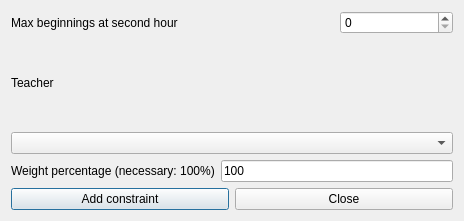
<?xml version="1.0" encoding="UTF-8"?>
<ui version="4.0">
 <class>AddConstraintTeacherMorningsEarlyMaxBeginningsAtSecondHourForm_template</class>
 <widget class="QDialog" name="AddConstraintTeacherMorningsEarlyMaxBeginningsAtSecondHourForm_template">
  <property name="geometry">
   <rect>
    <x>0</x>
    <y>0</y>
    <width>464</width>
    <height>221</height>
   </rect>
  </property>
  <property name="windowTitle">
   <string extracomment="This is the title of the dialog to add a new constraint of this type">Add teacher mornings early max beginnings at second hour</string>
  </property>
  <layout class="QGridLayout" name="gridLayout">
   <item row="0" column="0" colspan="2">
    <widget class="QLabel" name="maxBeginningsTextLabel">
     <property name="frameShape">
      <enum>QFrame::NoFrame</enum>
     </property>
     <property name="frameShadow">
      <enum>QFrame::Plain</enum>
     </property>
     <property name="text">
      <string>Max beginnings at second hour</string>
     </property>
     <property name="wordWrap">
      <bool>false</bool>
     </property>
    </widget>
   </item>
   <item row="3" column="0">
    <widget class="QLabel" name="weightTextLabel">
     <property name="frameShape">
      <enum>QFrame::NoFrame</enum>
     </property>
     <property name="frameShadow">
      <enum>QFrame::Plain</enum>
     </property>
     <property name="text">
      <string>Weight percentage (necessary: 100%)</string>
     </property>
     <property name="wordWrap">
      <bool>false</bool>
     </property>
    </widget>
   </item>
   <item row="4" column="0" colspan="3">
    <layout class="QHBoxLayout">
     <item>
      <widget class="QPushButton" name="addConstraintPushButton">
       <property name="text">
        <string>Add constraint</string>
       </property>
      </widget>
     </item>
     <item>
      <widget class="QPushButton" name="closePushButton">
       <property name="text">
        <string>Close</string>
       </property>
      </widget>
     </item>
    </layout>
   </item>
   <item row="0" column="2">
    <widget class="QSpinBox" name="maxBeginningsSpinBox"/>
   </item>
   <item row="2" column="0" colspan="3">
    <widget class="QComboBox" name="teachersComboBox">
     <property name="editable">
      <bool>false</bool>
     </property>
     <property name="insertPolicy">
      <enum>QComboBox::NoInsert</enum>
     </property>
     <property name="duplicatesEnabled">
      <bool>false</bool>
     </property>
    </widget>
   </item>
   <item row="3" column="1" colspan="2">
    <widget class="QLineEdit" name="weightLineEdit">
     <property name="text">
      <string notr="true">100</string>
     </property>
    </widget>
   </item>
   <item row="1" column="0" colspan="3">
    <widget class="QLabel" name="teacherTextLabel">
     <property name="frameShape">
      <enum>QFrame::NoFrame</enum>
     </property>
     <property name="frameShadow">
      <enum>QFrame::Plain</enum>
     </property>
     <property name="text">
      <string>Teacher</string>
     </property>
     <property name="wordWrap">
      <bool>false</bool>
     </property>
    </widget>
   </item>
  </layout>
 </widget>
 <layoutdefault spacing="6" margin="11"/>
 <resources/>
 <connections/>
</ui>
